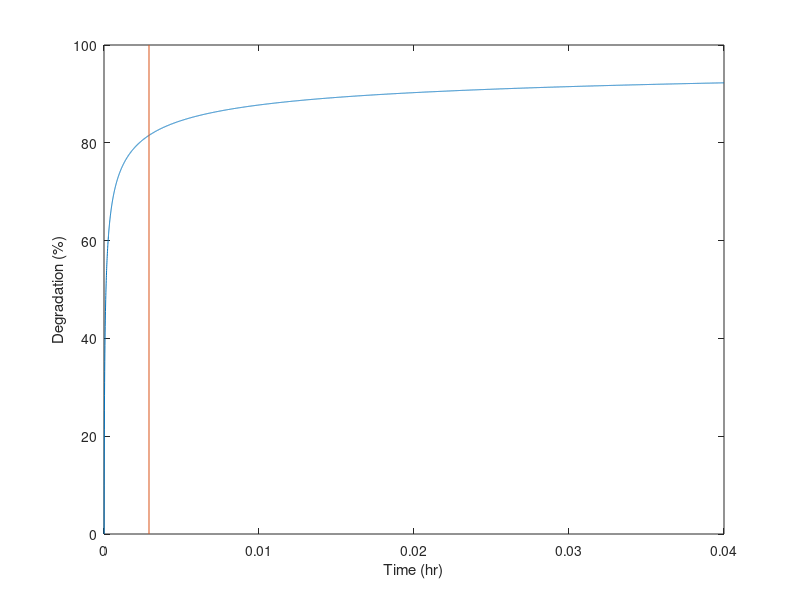

Reproduce this figure in MATLAB.
clear
len = 0.1 * 3600 * 20;
y = zeros(1, len);
x = 1:len;
for i = 1:len
    if (i > 1)
        rate = 0.1 * (1 - y(i - 1))^4;
        y(i) = y(i - 1) + rate;
    end
end

tau = (x)(y>=0.75)(1);

figure
plot(x / (50*3600), y * 100)
hold on
plot([tau tau] / (20*3600) , [0, 1] * 100)
xlabel("Time (hr)")
ylabel("Degradation (%)")
